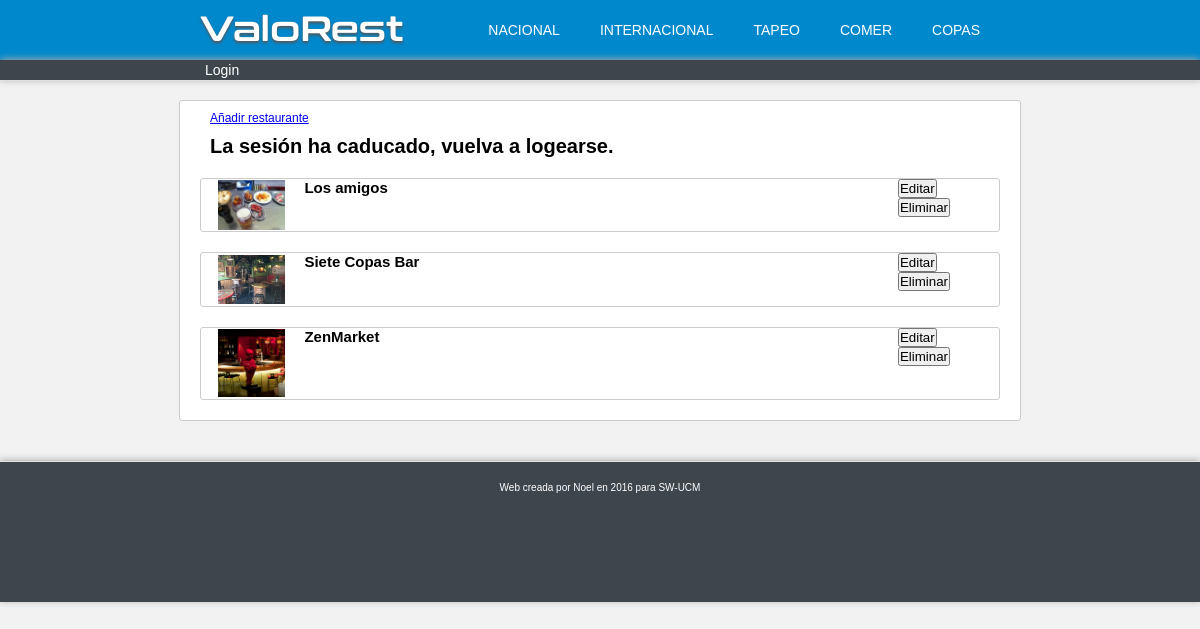
The app's page /restaurantes.php (signed in), older data.
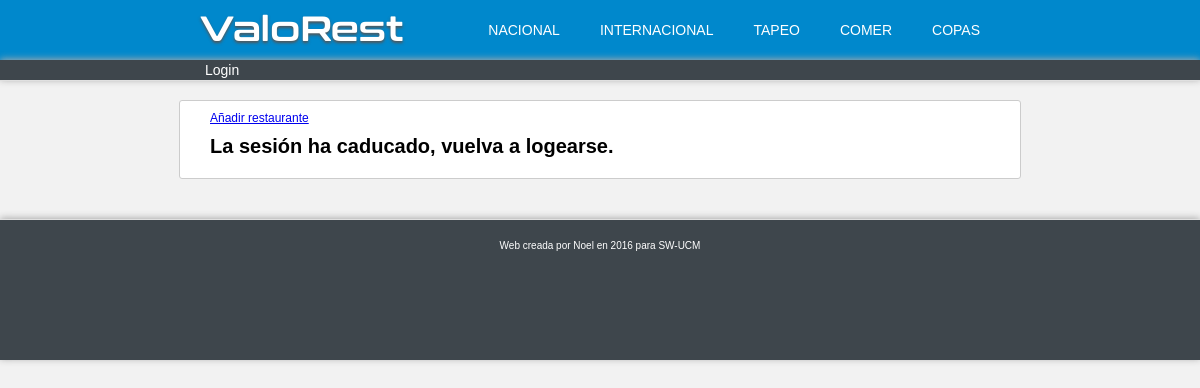
The same page, newer data.
### tables this page shows
CREATE TABLE IF NOT EXISTS `menu` (
    `idmenu`            INT(11) NOT NULL AUTO_INCREMENT,
    `permissions`       INT(11) NOT NULL,
    `type`              INT(11) NOT NULL,
    `sequence`          INT(11) NOT NULL,
    `page`              VARCHAR(255) NOT NULL,
    `name`              VARCHAR(255) NOT NULL,
    `parameter`         VARCHAR(255) NOT NULL,
    PRIMARY KEY  (`idmenu`)
);

CREATE TABLE IF NOT EXISTS `restaurant` (
    `idrestaurant`      INT(11) NOT NULL AUTO_INCREMENT,
    `idcountry`         INT(11) NOT NULL,
    `idprovince`        INT(11) NOT NULL,
    `image`             VARCHAR(255) NOT NULL,
    `name`              VARCHAR(255) NOT NULL,
    `address1`          VARCHAR(255) NOT NULL,
    `address2`          VARCHAR(255) NOT NULL,
    `phone`             VARCHAR(75) NOT NULL,
    `web`               VARCHAR(255) NOT NULL,
    `email`             VARCHAR(255) NOT NULL,
    `halfprice`         DECIMAL(14,3) NOT NULL,
    `score`             DECIMAL(14,3) NOT NULL,
    `description`       TEXT NOT NULL,
    `frontpage`         CHAR(1) NOT NULL,
    `sequence`          INT(11) NOT NULL,
    PRIMARY KEY  (`idrestaurant`)
);

### lib/dataaccess.php (called while the page is built, shortened)
<?php
function consult($sql){
    $result = array();
    $bd = new DataAccess();
    $bd->run($sql);
    while(($fila = $bd->row()) !== false ){
        $result[] = $fila;
    }
    return $result;
}
function remove($sql){
    $bd = new DataAccess();
    $result = $bd->run($sql);
    return $result;
}
class DataAccess {
    var $bd;
    var $query;
    function DataAccess($server = SERVER_CONNECTION, $user = USER_CONNECTION, $psw = PSW_CONNECTION, $bd = BBDD_CONNECTION){
        $this->bd = new mysqli($server, $user, $psw, $bd);
        $this->bd->set_charset("utf8");
    }
    function run($sql){
        if( ($this->query = $this->bd->query($sql)) === false ) {
            return false;
        } else {
            return true;
        }
    }
    function row(){
        if ( $fila = $this->query->fetch_assoc())
            return $fila;
        else
            return false;
    }
}
?>

### lib/global.php (called while the page is built, shortened)
<?php
require_once('lib/dataaccess.php');
require_once('lib/security.php');
function getMenu($type = 0){
    if(!isset($_SESSION['Rol'])){
        $result = consult("SELECT page,name,parameter FROM menu WHERE permissions = 0 AND type = ".$type." ORDER BY sequence ASC;");
    }
    else{
        $result = consult("SELECT page,name,parameter FROM menu WHERE permissions <= ".$_SESSION['Rol']." AND type = ".$type." ORDER BY sequence ASC;");
    }
    return $result;
}
?>

### lib/security.php (called while the page is built, shortened)
<?php
function start($rol = 0){
    $message = "";
    if(!isset($_SESSION['Login']) || !$_SESSION['Login']){
        checkCookie();
    }else{
        if(!checkSession()){
            $message = "La sesión ha caducado, vuelva a logearse.";
        }
    }
    return $message;
}
function checkSession(){
    $result = consult("SELECT * FROM `session` WHERE `key` = '".$_SESSION['SKey']."';");
    if(count($result)){
        $result = $result[0];
        if($result['iduser']==$_SESSION['IdUser'] && $result['ip']==$_SESSION['IPaddress']){
            modify("UPDATE session SET `lastactivity` = ".$_SERVER['REQUEST_TIME']." WHERE `key` = '".$_SESSION['SKey']."';");
            return true;
        }else{
            logOut();
            return false;
        }
    }else{
        return false;
    }
}
?>

### restaurantes.php (the view, shortened to what this page needs)
<?php
require_once('lib/global.php');
$message = start(ROL_EDIT);
?>
<html lang="es">
<?php require_once('common/head.php'); ?>
<body class="column">
    <?php require_once('common/header.php'); ?>
    <div class="center-800 column container">
      <a href="insertarrestaurante.php"><p>Añadir restaurante</p></a>
        <?php if($message != '') echo "<h2>".$message."</h2>"; ?>
<?php
$page = '';
$result = consult("SELECT restaurant.idrestaurant AS idrestaurant, ".
       "restaurant.image AS image, ".
       "restaurant.name AS name, ".
       "restaurant.description AS description ".
       "FROM restaurant ".
       "ORDER BY restaurant.name ASC;");
foreach ($result as $key => $value){
    $page .= "<article class=\"row\">\r\n";
    $page .= "<div class=\"col-l-1 col-s-1 col-xs-1 marginH2\">\r\n";
    $page .= "<img class=\"img100 marginH2 marginV2\" src=\"".$value['image']."\">\r\n";
    $page .= "</div>\r\n";
    $page .= "<div class=\"col-l-9 col-s-9 col-xs-9\">\r\n";
    $page .= "<h3>".$value['name']."</h3>\r\n";
    $page .= "</div>\r\n";
    $page .= "<div class=\"col-l-1 col-s-1 col-xs-1\">\r\n";
    $page .= "<form action=\"modificarrestaurante.php\" method=\"post\" ><input type=\"hidden\" name=\"idrestaurant\" value=\"".$value['idrestaurant']."\"> <input type=\"submit\" value=\"Editar\"></form>\r\n";
    $page .= "<form action=\"eliminarrestaurante.php\" method=\"post\" ><input type=\"hidden\" name=\"idrestaurant\" value=\"".$value['idrestaurant']."\"> <input type=\"submit\" value=\"Eliminar\"></form>\r\n";
    $page .= "</div>\r\n";
    $page .= "</article>\r\n";
}
echo $page;
?>
    </div>
    <?php require_once('common/footer.php'); ?>
</body>
</html>

### common/head.php (shortened to what this page needs)
<head>
    <link rel="stylesheet" type="text/css" href="css/menu.css" />
    <link rel="stylesheet" type="text/css" href="css/menu2.css" />
    <link rel="stylesheet" type="text/css" href="css/estructura.css" />
    <link rel="stylesheet" type="text/css" href="css/interfaz.css" />
</head>

### common/header.php (shortened to what this page needs)
<header>
    <div class="row center-800">
        <div id="logo" class="grow2">
            <h1><a href="index.php">ValoRest</a></h1>
        </div>
        <nav id="menu" class="menu-header">
            <ul>
<?php
foreach (getMenu(1) as $key => $value) {
    if(strstr($_SERVER['REQUEST_URI'], $value['page'])){
        echo "<li><a href=\"".$value['page'].".php?".$value['parameter']."\" id=\"menu-active\">".$value['name']."</a></li>\r\n";
    }else{
        echo "<li><a href=\"".$value['page'].".php?".$value['parameter']."\">".$value['name']."</a></li>\r\n";
    }
}
?>
            </ul>
        </nav>
    </div>
    <div id="menu2">
        <ul class="row center-800">
<?php
if(isset($_SESSION['Login']) && $_SESSION['Login']==true){
    if(strstr($_SERVER['REQUEST_URI'], 'login')){
        echo "<li><a href=\"login.php?logOut=true\" id=\"menu2-active\">Logout</a></li>\r\n";
    }else{
        echo "<li><a href=\"login.php?logOut=true\">Logout</a></li>\r\n";
    }
}else{
    if(strstr($_SERVER['REQUEST_URI'], 'login')){
        echo "<li><a href=\"login.php\" id=\"menu2-active\">Login</a></li>\r\n";
    }else{
        echo "<li><a href=\"login.php\">Login</a></li>\r\n";
    }
}
?>
        </ul>
    </div>
</header>

### common/footer.php (shortened to what this page needs)
<footer>Web creada por Noel en 2016 para SW-UCM</footer>

### css/menu.css (style rules this page uses)
#menu ul { list-style: none; font-size: 14px; }
#menu li { display: block; float: left; text-transform: uppercase; text-align: center; height: 60px; }
#menu li a { display: block; color: #fff; text-decoration: none; height: 60px; line-height: 60px; padding: 0 20px; }

### css/menu2.css (style rules this page uses)
#menu2 { width: 100%; text-align: center; height: 20px; line-height: 20px; border-bottom: 1px solid #E0E0E0; box-shadow: 0px -1px 7px #AAA; background: #3E464C; color: white; }
#menu2 ul { list-style: none; font-size: 14px; }
#menu2 li a { padding-left: 5px; padding-right: 5px; color: white; text-decoration: none; }

### css/estructura.css (style rules this page uses)
* { margin: 0; padding: 0; }
header { height:80px; width:100%; display: block; position: relative; }
footer { height: 100px; margin-top: 40px; padding: 20px 0px; }
nav { display: block; }
.column { display: flex; flex-direction: column; }
.row { display: flex; flex-direction: row; }
.grow2 { flex-grow: 2; }
@media (min-width: 992px) { .col-l-1 { width: 8.33%; } }
@media (min-width: 992px) { .col-l-9 { width: 75%; } }

### css/interfaz.css (style rules this page uses)
body { font-family: "verdana", Arial; background-color: #F2F2F2; }
header { background-color: #0088cc; color: white; }
footer { font-size: 10px; text-align: center; border-top: 1px solid #E0E0E0; box-shadow: 0px -1px 7px #AAA; background: #3E464C; color: white; }
h1 { font-family: "conthrax-sb"; font-size: 35px; text-shadow: 0px 2px 3px #555; }
h1 a:link, h1 a:visited, h1 a:hover, h1 a:active { text-decoration: none; color: white; }
h2 { font-size: 20px; margin-left: 10px; }
p { font-size: 12px; margin: 10px; text-align: justify; }
#logo a { height: 60px; line-height: 60px; }
.center-800 { margin-left: auto; margin-right: auto; width: 100%; max-width: 800px; min-width: 300px; }
.container { margin-top: 20px; border-radius: 3px; -moz-border-radius: 3px; -webkit-border-radius: 3px; border: 1px solid #ccc; background-color: white; padding-bottom: 20px; padding-left: 20px; padding-right: 20px; }
article { margin-top: 20px; text-align: justify; border-radius: 3px; -moz-border-radius: 3px; -webkit-border-radius: 3px; border: 1px solid #ccc; }
h3 { font-size: 15px; font-weight: bold; margin-left: 5px; }
.img100 { width: 100%; height: auto; }
.marginH2 { margin-left: 2%; margin-right: 2%; }
.marginV2 { margin-top: 2%; margin-bottom: 2%; }

Row changes from the older to the newer data that the page shows:
removed restaurant: image (picture), name "Los amigos"
removed restaurant: image (picture), name "Siete Copas Bar"
removed restaurant: image (picture), name "ZenMarket"
